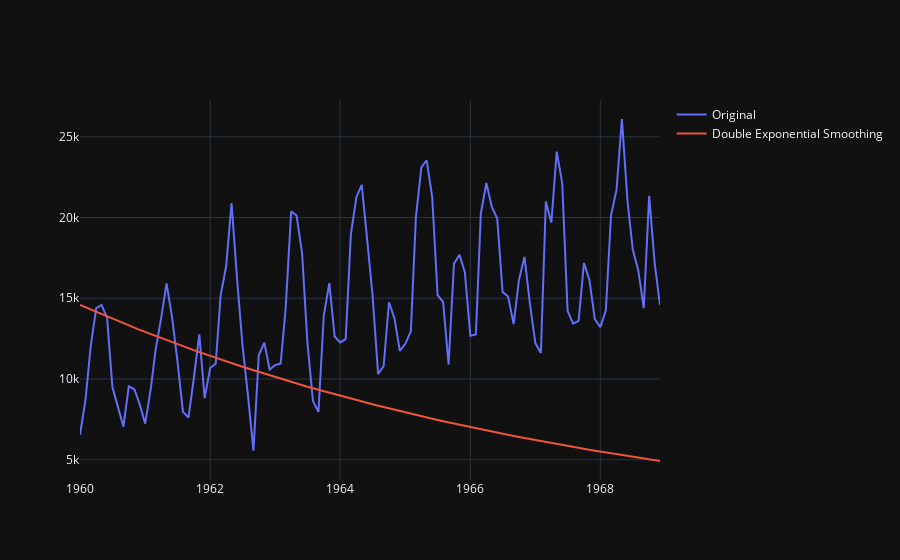

Here is the notebook cell this chart was saved with:
### Code cell
iplot(Figure(data=[Scatter(x = s.index,
                           y = s.values,
                           name = 'Original'),
                   Scatter(x=s.index,
                           y = predictions2,
                           name = 'Double Exponential Smoothing')]))
